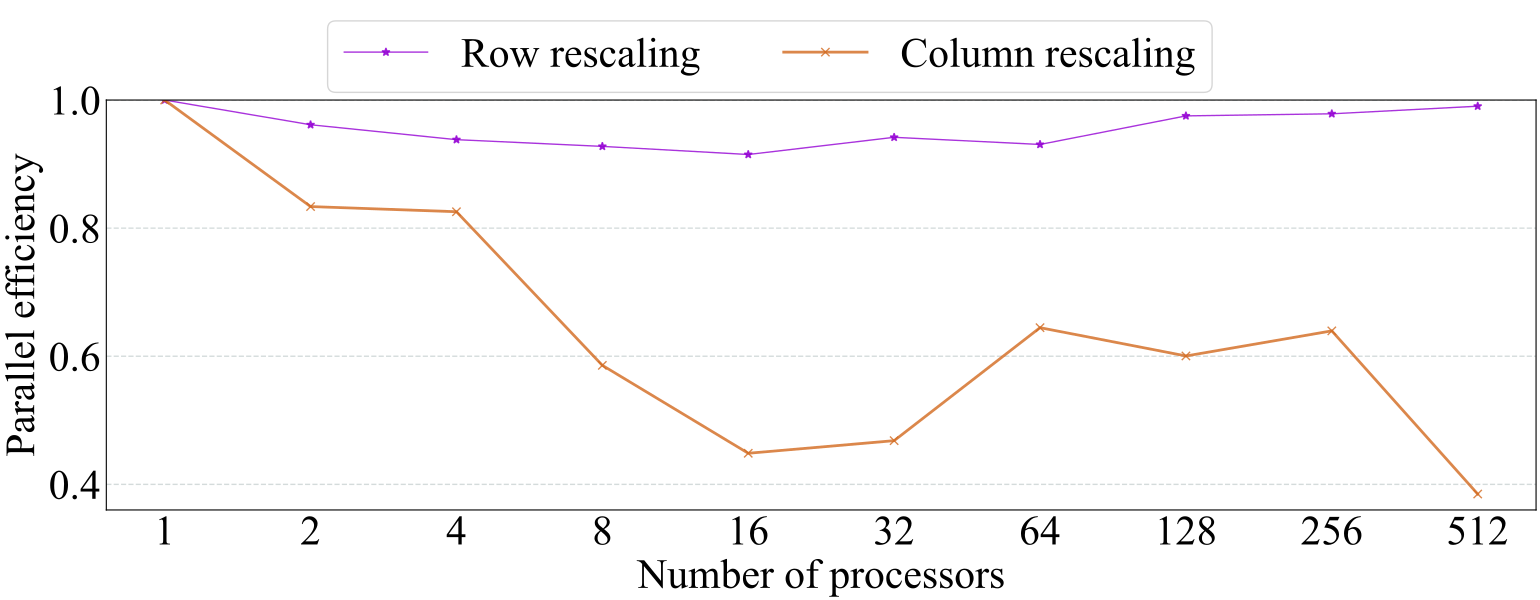

The script that drew this image:
import numpy as np
from matplotlib import pyplot as plt

plt.rc('font', family='Times New Roman', size=30)

def draw_line_chart():
	
	fig = plt.figure(figsize=(16,6))
	
	ax = fig.add_subplot(1,1,1)
	x = [1,2,3,4,5,6,7,8,9,10]
	y1 = [1336.668,1390.35,1424.808,1440.944,1460.896,1419.264,1436.288,1370.592,1366.016,1349.664]
	for num in range (0,len(y1)):
		y1[num]=1336.668/y1[num]
	y2 = [10107.050,12123.594,12241.732,17254.184,22534.992,21586.464,15678.912,16832.896,15801.6,26259.968]
	for num in range (0,len(y2)):
		y2[num]=10107.050/y2[num]
	plt.plot(x,y1,'*-',alpha=0.8,color='darkviolet',linewidth=1,label='Row rescaling')
	plt.plot(x,y2,'x-',alpha=0.8,color='chocolate',linewidth=2,label='Column rescaling')	
	plt.ylim(0.36,1.0)
	plt.xlim(0.6,10.4)
	ax.tick_params(left=False, bottom=False,pad=0.5)
	plt.xticks(x, [ '1', '2', '4', '8', '16', '32', '64', '128', '256', '512'])
	plt.xlabel("Number of processors",fontsize=30)
	plt.ylabel("Parallel efficiency",fontsize=30)
	plt.grid(color='#95a5a6',linestyle='--', linewidth=1 ,axis='y',alpha=0.4)

	lines, labels = fig.axes[-1].get_legend_handles_labels()
	fig.legend(lines, labels, loc = 'upper center', ncol = 6, fontsize=30)	
	plt.show()
	
draw_line_chart()
